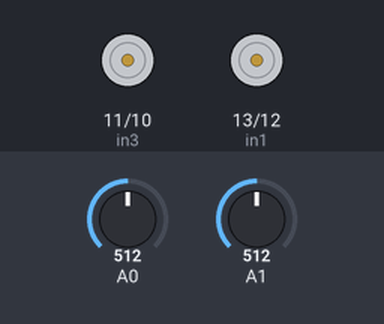
Simulated run of this sketch. Board: Arduino Uno, built with avr-gcc and run on an emulated ATmega328P. Parts: motor-driver pin pairs drawn as motors (green arrow = first pin HIGH = forward, orange = second pin HIGH = backward, longer = more drive). The inputs (shaded band) are chosen by the test bench; at power-on: A0 = 512, A1 = 512.

Above: at 1.2 s.
1.3 s: A0 set to 793
2.8 s: A0 set to 819
At 3.1 s:
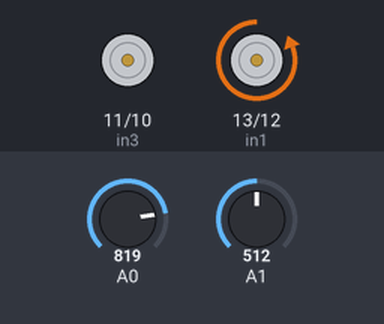
4.3 s: A1 set to 785
5.8 s: A1 set to 813
At 6.6 s:
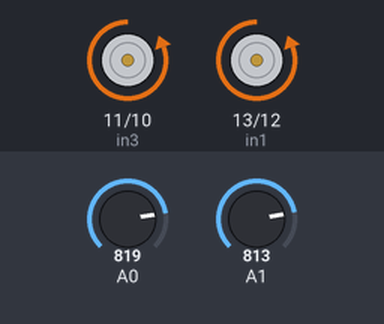
7.3 s: A1 set to 190
At 7.7 s:
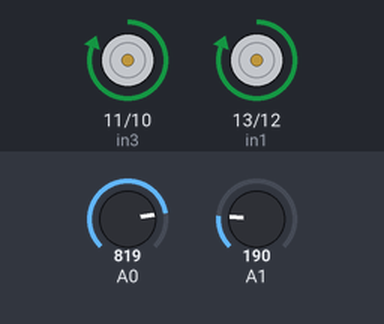
8.8 s: A1 set to 215
At 10.1 s:
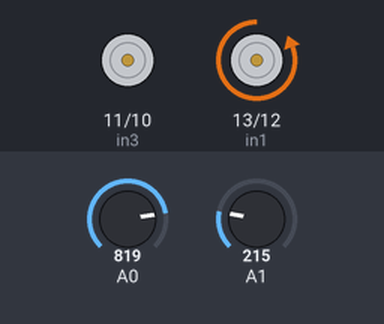
Timing chart, 0 to 11.3 s (numbered marks = the images above; inputs shaded):
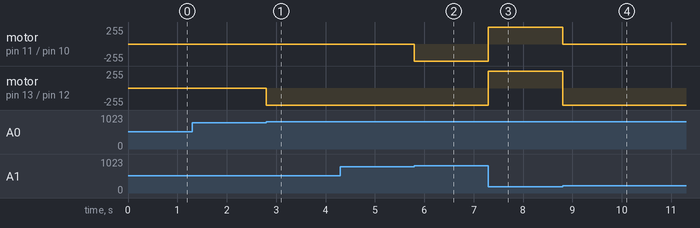

The sketch:

joystick-wires-v1.ino
```cpp
    /*  Arduino DC Motor Control - PWM | H-Bridge | L298N
             Example 02 - Arduino Robot Car Control
        by Dejan Nedelkovski, www.HowToMechatronics.com
    */
    #define in1 13
    #define in2 12
    #define in3 11
    #define in4 10

    void setup() {


      pinMode(in1, OUTPUT);
      pinMode(in2, OUTPUT);
      pinMode(in3, OUTPUT);
      pinMode(in4, OUTPUT);
    }
    void loop() {
      int xAxis = analogRead(A0); // Read Joysticks X-axis
      int yAxis = analogRead(A1); // Read Joysticks Y-axis
      // Y-axis used for forward and backward control
      if (yAxis > 800) {
        // Set Motor A forward
        digitalWrite(in1, LOW);
        digitalWrite(in2, HIGH);
        // Set Motor B forward
        digitalWrite(in3, LOW);
        digitalWrite(in4, HIGH);

      }
      else if (yAxis < 200) {
        // Set Motor A backward
        digitalWrite(in1, HIGH);
        digitalWrite(in2, LOW);
        // Set Motor B backward
        digitalWrite(in3, HIGH);
        digitalWrite(in4, LOW);


      }
      else if (xAxis < 200) {
        // Set Motor A backward
        digitalWrite(in1, LOW);
        digitalWrite(in2, LOW);
        // Set Motor B backward
        digitalWrite(in3, HIGH);
        digitalWrite(in4, LOW);


      }
      else if (xAxis > 800) {
        // Set Motor A forward
        digitalWrite(in1, LOW);
        digitalWrite(in2, HIGH);
        // Set Motor B forward
        digitalWrite(in3, LOW);
        digitalWrite(in4, LOW);
    }
      else {
        // Set Motor A backward
        digitalWrite(in1, LOW);
        digitalWrite(in2, LOW);
        // Set Motor B backward
        digitalWrite(in3, LOW);
        digitalWrite(in4, LOW);
    }
    }
```

Measured:
- the behaviour switches between 800 and 801 on A0 (found by bisection; images 0 and 1)
- the behaviour switches between 800 and 801 on A1 (found by bisection; images 1 and 2)
- the behaviour switches between 199 and 200 on A1 (found by bisection; images 3 and 4)
- after the input at 1.3 s, every drawn part: stays the same
- after the input at 2.8 s, motor on pin 13 (in1) / pin 12 (in2): stopped → backward 255/255 at once
- after the input at 4.3 s, every drawn part: stays the same
- after the input at 5.8 s, motor on pin 11 (in3) / pin 10 (in4): stopped → backward 255/255 at once
- after the input at 7.3 s, motor on pin 11 (in3) / pin 10 (in4), motor on pin 13 (in1) / pin 12 (in2): backward 255/255 → forward 255/255 at once
- after the input at 8.8 s, motor on pin 11 (in3) / pin 10 (in4): forward 255/255 → stopped at once; motor on pin 13 (in1) / pin 12 (in2): forward 255/255 → backward 255/255 at once
